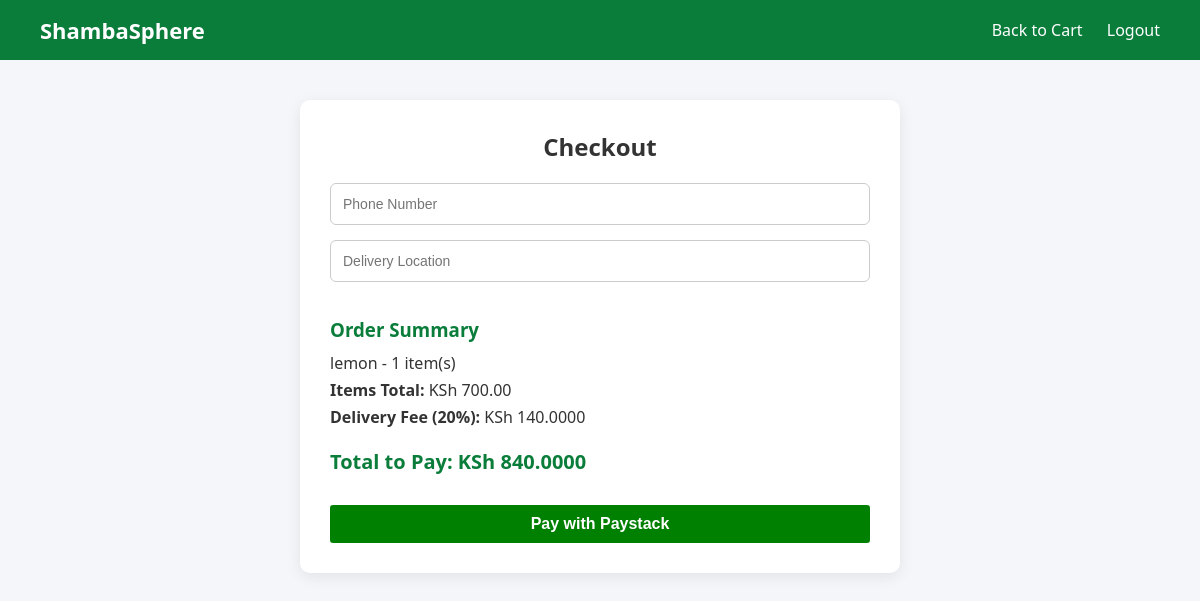
Page /checkout/ (signed in) on the earlier database version.
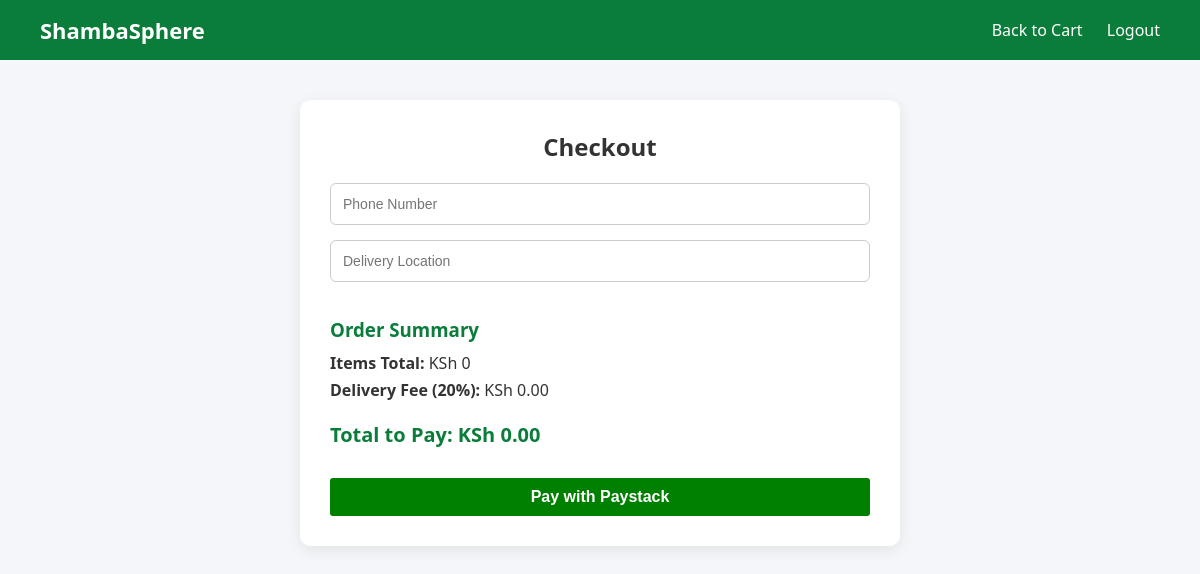
Same page on the later database version.
### myapp/models.py (models this page shows, shortened)
class CartItem(models.Model):
    cart = models.ForeignKey(Cart, on_delete=models.CASCADE, related_name="items")
    produce = models.ForeignKey(Produce, on_delete=models.CASCADE)
    quantity = models.PositiveIntegerField(default=1)

class Produce(models.Model):
    farmer = models.ForeignKey(FarmerProfile, on_delete=models.CASCADE)
    name = models.CharField(max_length=100)
    quantity = models.FloatField()
    price = models.DecimalField(max_digits=10, decimal_places=2)
    image = models.ImageField(upload_to='produce_images/')
    status = models.CharField(max_length=20, default='Available')
    created_at = models.DateTimeField(auto_now_add=True)

### myapp/views.py (the view, shortened to what this page needs)
# urls.py: path('checkout/', views.checkout, name='checkout'),
@login_required
def checkout(request):
    cart = Cart.objects.get(user=request.user)
    cart_items = cart.items.all()
    items_total = sum(item.produce.price * item.quantity for item in cart_items)
    delivery_fee = items_total * Decimal("0.20")
    total = items_total + delivery_fee
    return render(request, "checkout.html", {
        "cart_items": cart_items,
        "items_total": items_total,
        "delivery_fee": delivery_fee,
        "cart_total": total,
        "paystack_public_key": settings.PAYSTACK_PUBLIC_KEY
    })

### myapp/templates/checkout.html (shortened to what this page needs)
{% load static %}
<!DOCTYPE html>
<html lang="en">
<head>
    <link rel="stylesheet" href="{% static 'css/checkout.css' %}">
</head>
<body>
<header>
    <div class="logo">ShambaSphere</div>
    <nav>
        <a href="{% url 'cart_view' %}">Back to Cart</a>
        <a href="{% url 'logout' %}">Logout</a>
    </nav>
</header>
<section class="cart-container">
    <h2>Checkout</h2>
    <form method="POST">
        <input type="text" name="phone" placeholder="Phone Number" required>
        <input type="text" name="location" placeholder="Delivery Location" required>
        <h3>Order Summary</h3>
        {% for item in cart_items %}
            <p>{{ item.produce.name }} - {{ item.quantity }} item(s)</p>
        {% endfor %}
        <p><strong>Items Total:</strong> KSh {{ items_total }}</p>
        <p><strong>Delivery Fee (20%):</strong> KSh {{ delivery_fee }}</p>
        <h3>Total to Pay: KSh {{ cart_total }}</h3>
        <button type="submit" onclick="payWithPaystack()" class="checkout-btn" style="padding: 10px;background-color: green;color: white;border: none;border-radius: 3px;">
    Pay with Paystack
    </button>
         </form>
</section>
</body>
</html>

Differences in the rows shown:
removed CartItem: produce.name "lemon", quantity "1"
Other differences:
{{ items_total }}: "700.00" → "0"
{{ delivery_fee }}: "140.0000" → "0.00"
{{ cart_total }}: "840.0000" → "0.00"
